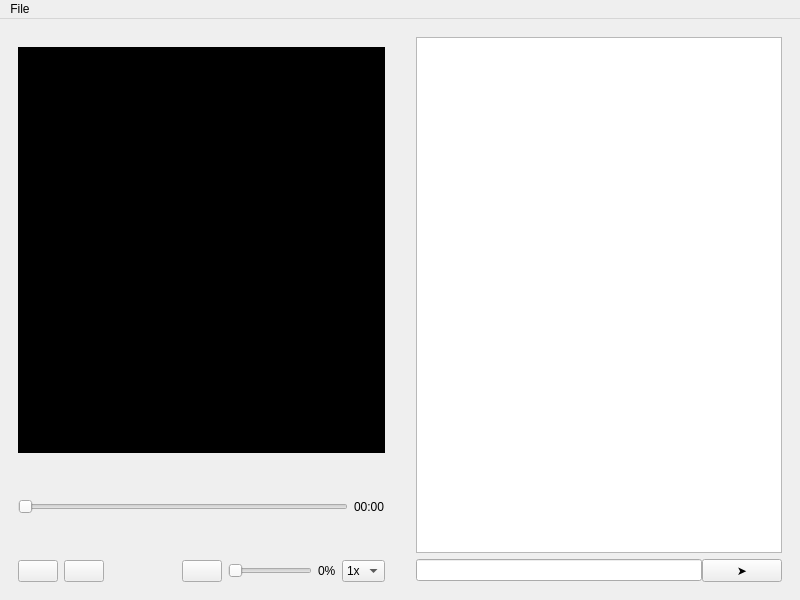
<?xml version="1.0" encoding="UTF-8"?>
<ui version="4.0">
 <class>MainWindow</class>
 <widget class="QMainWindow" name="MainWindow">
  <property name="geometry">
   <rect>
    <x>0</x>
    <y>0</y>
    <width>800</width>
    <height>600</height>
   </rect>
  </property>
  <property name="sizePolicy">
   <sizepolicy hsizetype="Expanding" vsizetype="Expanding">
    <horstretch>0</horstretch>
    <verstretch>0</verstretch>
   </sizepolicy>
  </property>
  <property name="windowTitle">
   <string>MainWindow</string>
  </property>
  <widget class="QWidget" name="centralwidget">
   <property name="sizePolicy">
    <sizepolicy hsizetype="Maximum" vsizetype="Maximum">
     <horstretch>0</horstretch>
     <verstretch>0</verstretch>
    </sizepolicy>
   </property>
   <layout class="QHBoxLayout" name="horizontalLayout">
    <item>
     <widget class="QWidget" name="widget_1" native="true">
      <property name="sizePolicy">
       <sizepolicy hsizetype="Expanding" vsizetype="Expanding">
        <horstretch>0</horstretch>
        <verstretch>0</verstretch>
       </sizepolicy>
      </property>
      <layout class="QGridLayout" name="gridLayout">
       <item row="1" column="0">
        <layout class="QVBoxLayout" name="verticalLayout_2" stretch="2,0,0,0,0">
         <item>
          <widget class="QFrame" name="frame">
           <property name="sizePolicy">
            <sizepolicy hsizetype="MinimumExpanding" vsizetype="MinimumExpanding">
             <horstretch>0</horstretch>
             <verstretch>0</verstretch>
            </sizepolicy>
           </property>
           <property name="minimumSize">
            <size>
             <width>300</width>
             <height>300</height>
            </size>
           </property>
           <property name="autoFillBackground">
            <bool>false</bool>
           </property>
           <property name="styleSheet">
            <string notr="true">background-color: rgb(0, 0, 0);</string>
           </property>
           <property name="frameShape">
            <enum>QFrame::StyledPanel</enum>
           </property>
           <property name="frameShadow">
            <enum>QFrame::Raised</enum>
           </property>
           <layout class="QHBoxLayout" name="horizontalLayout_3">
            <property name="spacing">
             <number>5</number>
            </property>
            <property name="leftMargin">
             <number>0</number>
            </property>
            <property name="topMargin">
             <number>0</number>
            </property>
            <property name="rightMargin">
             <number>0</number>
            </property>
            <property name="bottomMargin">
             <number>0</number>
            </property>
           </layout>
          </widget>
         </item>
         <item>
          <spacer name="verticalSpacer_2">
           <property name="orientation">
            <enum>Qt::Vertical</enum>
           </property>
           <property name="sizeHint" stdset="0">
            <size>
             <width>20</width>
             <height>40</height>
            </size>
           </property>
          </spacer>
         </item>
         <item>
          <layout class="QHBoxLayout" name="horizontalLayout_4">
           <item>
            <widget class="QSlider" name="playSlider">
             <property name="sizePolicy">
              <sizepolicy hsizetype="Expanding" vsizetype="Expanding">
               <horstretch>0</horstretch>
               <verstretch>0</verstretch>
              </sizepolicy>
             </property>
             <property name="orientation">
              <enum>Qt::Horizontal</enum>
             </property>
            </widget>
           </item>
           <item>
            <widget class="QLabel" name="timeLbl">
             <property name="text">
              <string>00:00</string>
             </property>
            </widget>
           </item>
          </layout>
         </item>
         <item>
          <spacer name="verticalSpacer_3">
           <property name="orientation">
            <enum>Qt::Vertical</enum>
           </property>
           <property name="sizeHint" stdset="0">
            <size>
             <width>20</width>
             <height>40</height>
            </size>
           </property>
          </spacer>
         </item>
         <item>
          <layout class="QHBoxLayout" name="horizontalLayout_5">
           <item>
            <widget class="QPushButton" name="playPauseBtn">
             <property name="sizePolicy">
              <sizepolicy hsizetype="Minimum" vsizetype="Minimum">
               <horstretch>0</horstretch>
               <verstretch>0</verstretch>
              </sizepolicy>
             </property>
             <property name="text">
              <string/>
             </property>
            </widget>
           </item>
           <item>
            <widget class="QPushButton" name="stopBtn">
             <property name="sizePolicy">
              <sizepolicy hsizetype="Minimum" vsizetype="Minimum">
               <horstretch>0</horstretch>
               <verstretch>0</verstretch>
              </sizepolicy>
             </property>
             <property name="text">
              <string/>
             </property>
            </widget>
           </item>
           <item>
            <spacer name="horizontalSpacer_2">
             <property name="orientation">
              <enum>Qt::Horizontal</enum>
             </property>
             <property name="sizeHint" stdset="0">
              <size>
               <width>40</width>
               <height>20</height>
              </size>
             </property>
            </spacer>
           </item>
           <item>
            <widget class="QPushButton" name="muteBtn">
             <property name="sizePolicy">
              <sizepolicy hsizetype="Minimum" vsizetype="Minimum">
               <horstretch>0</horstretch>
               <verstretch>0</verstretch>
              </sizepolicy>
             </property>
             <property name="text">
              <string/>
             </property>
            </widget>
           </item>
           <item>
            <widget class="QSlider" name="volumeSilder">
             <property name="sizePolicy">
              <sizepolicy hsizetype="Expanding" vsizetype="Expanding">
               <horstretch>0</horstretch>
               <verstretch>0</verstretch>
              </sizepolicy>
             </property>
             <property name="orientation">
              <enum>Qt::Horizontal</enum>
             </property>
            </widget>
           </item>
           <item>
            <widget class="QLabel" name="volumeLbl">
             <property name="text">
              <string>0%</string>
             </property>
            </widget>
           </item>
           <item>
            <widget class="QComboBox" name="comboBox">
             <property name="sizePolicy">
              <sizepolicy hsizetype="Minimum" vsizetype="Minimum">
               <horstretch>0</horstretch>
               <verstretch>0</verstretch>
              </sizepolicy>
             </property>
             <item>
              <property name="text">
               <string>1x</string>
              </property>
             </item>
             <item>
              <property name="text">
               <string>2x</string>
              </property>
             </item>
             <item>
              <property name="text">
               <string>3x</string>
              </property>
             </item>
             <item>
              <property name="text">
               <string>4x</string>
              </property>
             </item>
            </widget>
           </item>
          </layout>
         </item>
        </layout>
       </item>
       <item row="0" column="0">
        <spacer name="verticalSpacer">
         <property name="orientation">
          <enum>Qt::Vertical</enum>
         </property>
         <property name="sizeType">
          <enum>QSizePolicy::Preferred</enum>
         </property>
         <property name="sizeHint" stdset="0">
          <size>
           <width>10</width>
           <height>10</height>
          </size>
         </property>
        </spacer>
       </item>
      </layout>
     </widget>
    </item>
    <item>
     <spacer name="horizontalSpacer">
      <property name="orientation">
       <enum>Qt::Horizontal</enum>
      </property>
      <property name="sizeType">
       <enum>QSizePolicy::Preferred</enum>
      </property>
      <property name="sizeHint" stdset="0">
       <size>
        <width>1</width>
        <height>1</height>
       </size>
      </property>
     </spacer>
    </item>
    <item>
     <widget class="Line" name="line">
      <property name="orientation">
       <enum>Qt::Horizontal</enum>
      </property>
     </widget>
    </item>
    <item>
     <widget class="QWidget" name="widget_2" native="true">
      <property name="sizePolicy">
       <sizepolicy hsizetype="Expanding" vsizetype="Expanding">
        <horstretch>0</horstretch>
        <verstretch>0</verstretch>
       </sizepolicy>
      </property>
      <layout class="QVBoxLayout" name="verticalLayout">
       <item>
        <widget class="QPlainTextEdit" name="plainTextEdit"/>
       </item>
       <item>
        <layout class="QHBoxLayout" name="horizontalLayout_2" stretch="5,1">
         <property name="spacing">
          <number>0</number>
         </property>
         <property name="sizeConstraint">
          <enum>QLayout::SetDefaultConstraint</enum>
         </property>
         <property name="rightMargin">
          <number>0</number>
         </property>
         <property name="bottomMargin">
          <number>0</number>
         </property>
         <item>
          <widget class="QLineEdit" name="lineEdit">
           <property name="sizePolicy">
            <sizepolicy hsizetype="MinimumExpanding" vsizetype="Fixed">
             <horstretch>0</horstretch>
             <verstretch>0</verstretch>
            </sizepolicy>
           </property>
          </widget>
         </item>
         <item>
          <widget class="QPushButton" name="sendBtn">
           <property name="sizePolicy">
            <sizepolicy hsizetype="Expanding" vsizetype="Preferred">
             <horstretch>0</horstretch>
             <verstretch>0</verstretch>
            </sizepolicy>
           </property>
           <property name="text">
            <string notr="true">➤</string>
           </property>
           <property name="icon">
            <iconset theme="media-playback-start">
             <normaloff>.</normaloff>.</iconset>
           </property>
           <property name="iconSize">
            <size>
             <width>30</width>
             <height>30</height>
            </size>
           </property>
          </widget>
         </item>
        </layout>
       </item>
      </layout>
     </widget>
    </item>
   </layout>
  </widget>
  <widget class="QMenuBar" name="menubar">
   <property name="geometry">
    <rect>
     <x>0</x>
     <y>0</y>
     <width>800</width>
     <height>21</height>
    </rect>
   </property>
   <widget class="QMenu" name="menuFile">
    <property name="title">
     <string>File</string>
    </property>
    <addaction name="separator"/>
    <addaction name="separator"/>
    <addaction name="actionOpen"/>
   </widget>
   <addaction name="menuFile"/>
  </widget>
  <action name="actionOpen">
   <property name="text">
    <string>Open</string>
   </property>
  </action>
 </widget>
 <resources/>
 <connections/>
</ui>
